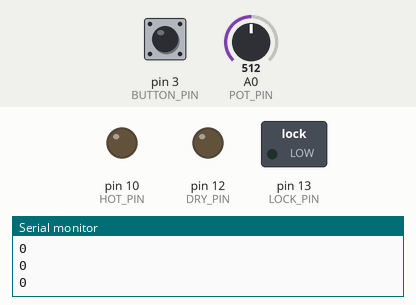
Bench run of a sketch on a simulated Arduino Uno, built with avr-gcc and run on an emulated ATmega328P. Shown: switched loads named in the sketch (green lamp = pin HIGH), output pins drawn as LEDs (lit = HIGH), the last lines printed to the serial monitor. The inputs (shaded band) are chosen by the test bench; at power-on: pin 3 (BUTTON_PIN) HIGH, A0 (POT_PIN) = 512. Pins used as bus, display or sensor lines are not drawn.

Above: at 2.8 s.
2.9 s: pin 3 (BUTTON_PIN) pulled LOW for 1.2 s
At 4.5 s:
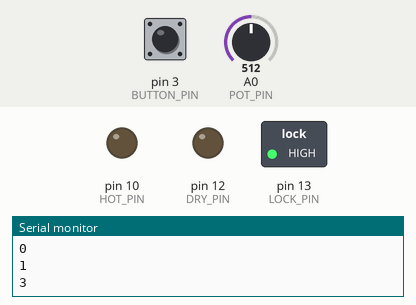
At 5.3 s:
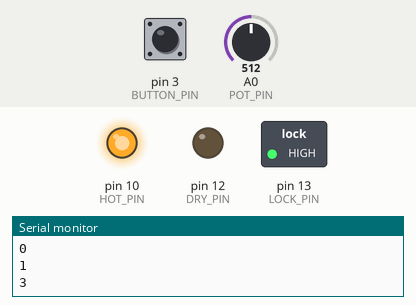
10.6 s: A0 (POT_PIN) set to 323
At 13.0 s:
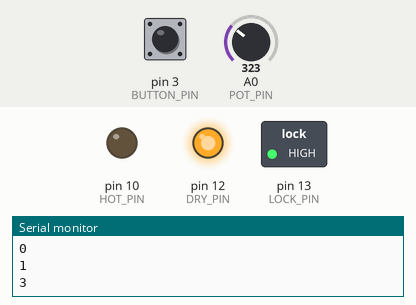
14.7 s: pin 3 (BUTTON_PIN) pulled LOW for 3.2 s
Timing chart, 0 to 25.4 s (numbered marks = the images above; inputs shaded):
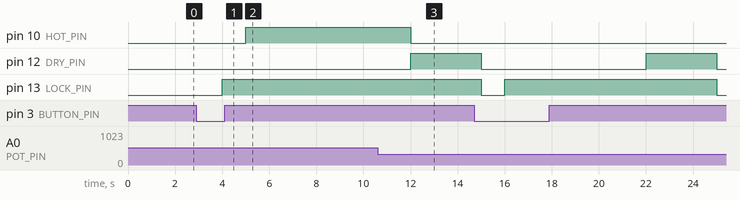

Measured:
- after the input at 2.9 s, pin 10 (HOT_PIN): LOW → HIGH after 2.1 s; pin 13 (LOCK_PIN): LOW → HIGH after 1.1 s

The sketch:

Washer.ino
```cpp
//Fill in the values below with the pins that you chose to use

const int POT_PIN = A0;
const int BUTTON_PIN = 3;

const int HOT_PIN = 10;
const int COLD_PIN = 8;
const int DRY_PIN = 12;
const int LOCK_PIN = 13;

enum State {
  off,
  idle,
  economy,
  deluxe,
  superDeluxe,

};

State washerState = off;

bool hotWater;
bool coldWater;
bool drying;
bool locked;
bool button;


State nextState(State state) {
  switch (state) {

    case idle: {
      button = digitalRead(3);
      locked = 1;
      output(state);
      State newState = economy;
      if (analogRead(A0) >= 333 && analogRead(A0) < 666) {
        newState = deluxe;
      }
      if (analogRead(A0) >= 666) {
        newState = superDeluxe;
      }
      if (button) {
        state = idle;
        break;
      }
      else {
        state = newState;
        break;
      }

    }
    case off: {
      hotWater = 0;
      coldWater = 0;
      drying = 0;
      locked = 0;
      output(state);
      if (digitalRead(BUTTON_PIN)) {
        state = off;
      }
      else state = idle;
      break;
    }

    case economy: {
      locked = 1;
      coldWater = 1;
      output(state);
      delay(5000);
      if (analogRead(A0) >= 333) {
        coldWater = 0;
        drying = 1;
        output(state);
        delay(7000);
        state = off;
        break;
      }
      else {
        coldWater = 0;
        drying = 1;
        output(state);
        delay(2000);
        state = off;
        break;
      }
    }

    case deluxe: {
      locked = 1;
      hotWater = 1;
      output(state);
      delay(7000);
      if (analogRead(A0) < 333) {
        hotWater = 0;
        drying = 1;
        output(state);
        delay(2000);
        state = off;
        break;
      }
      else {
        hotWater = 0;
        drying = 1;
        output(state);
        delay(7000);
        state = off;
        break;
      }
    }

    case superDeluxe: {
      locked = 1;
      hotWater = 1;
      output(state);
      delay(7000);
      coldWater = 1;
      output(state);
      delay(7000);
      if (analogRead(A0) < 333) {
        hotWater = 0;
        coldWater = 0;
        drying = 1;
        output(state);
        delay(2000);
        state = off;
        break;
      }
      else {
        hotWater = 0;
        coldWater = 0;
        drying = 1;
        output(state);
        delay(7000);
        state = off;
        break;
        }
      }
    }
    return state;
  }


void setup() {
  Serial.begin(9600);
  // put your setup code here, to run once:
  pinMode(BUTTON_PIN,INPUT_PULLUP);

}

void loop() {
  // put your main code here, to run repeatedly:
  //output(washerState);
  //nextState(washerState);
  washerState = nextState(washerState);
  Serial.println(washerState);
  delay(1000);
}

void output(State s) {
  pinMode(10, OUTPUT);
  digitalWrite(10, hotWater);
  pinMode(8,OUTPUT);
  digitalWrite(8, coldWater);
  pinMode(12,OUTPUT);
  digitalWrite(12, drying);
  pinMode(13,OUTPUT);
  digitalWrite(13, locked);

}
```
